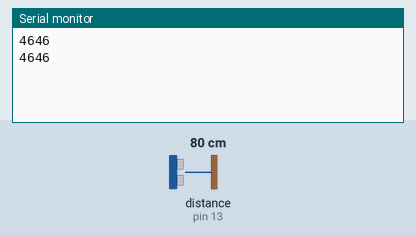
Simulated run of this sketch. Board: Arduino Uno, built with avr-gcc and run on an emulated ATmega328P. Parts: the last lines printed to the serial monitor. Wiring (inferred from the names in the program): ultrasonic range finder: trigger pin 6; echo pin 13. Inputs (shaded band) come from the test bench; at power-on: distance to the obstacle (sensor on pin 13) 80 cm. The echo pulse lasts 58.3 µs per cm.

Above: at 1.8 s.
1.9 s: distance to the obstacle (sensor on pin 13) set to 2 cm
At 2.4 s:
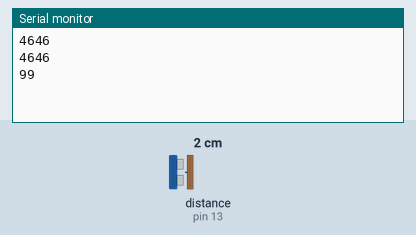
3.4 s: distance to the obstacle (sensor on pin 13) set to 4 cm
At 4.8 s:
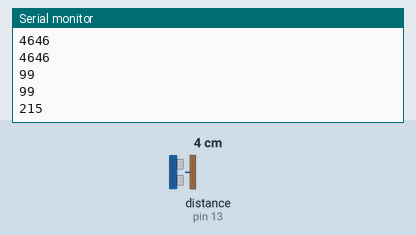
Timing chart, 0 to 6.4 s (numbered marks = the images above; inputs shaded):
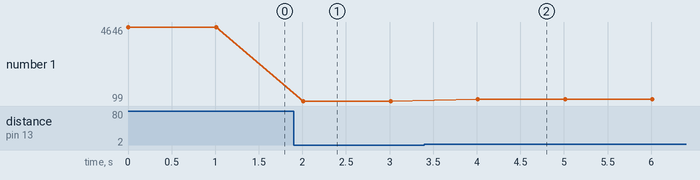

Measured:
- after the input at 1.9 s, the serial monitor: prints a new line after 0.11 s (image 1)
- after the input at 3.4 s, the serial monitor: prints a new line after 0.61 s (image 2)
- plotted number 1: 4646 → 99 after the input at 1.9 s, 99 → 215 after the input at 3.4 s

The sketch:

sensorUltrasonico.ino
```cpp
const int echoPin = 13;
const int trigPin = 6;
long duration;
int distanceCm, distanceInch;

void setup() {
  Serial.begin(9600);
  pinMode(echoPin, INPUT);
  pinMode(trigPin, OUTPUT);
}
void loop() {
  digitalWrite(trigPin,LOW);
  delayMicroseconds(2);
  digitalWrite(trigPin,HIGH);
  delayMicroseconds(10);
  digitalWrite(trigPin,LOW);
  //int distanciEmCetimetros = (ultrasonic.Ranging(CH));
  duration = pulseIn(echoPin, HIGH);
  distanceCm= duration*0.034/2;
  distanceInch = duration*0.0133/2;
  Serial.println(duration);
  delay(1000);
}
```
